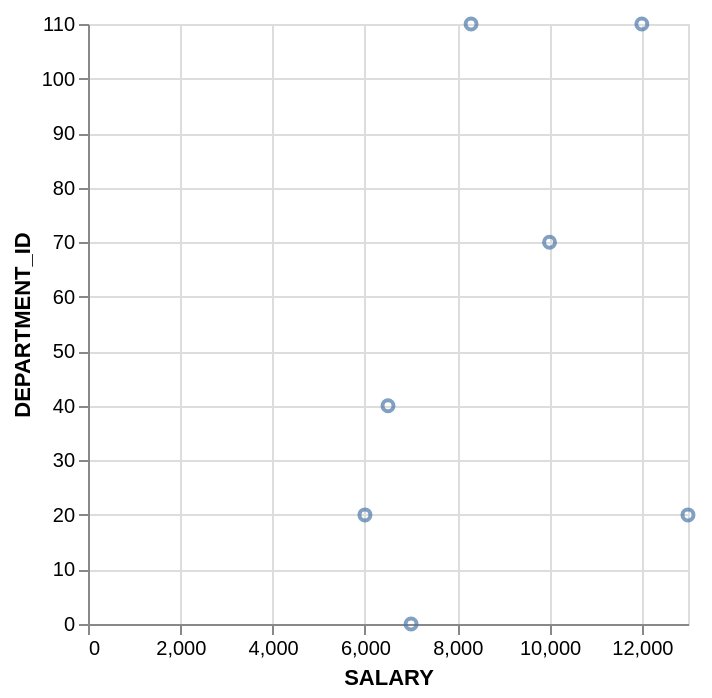

The Vega-Lite source for this figure:
### Vega-Lite specification from a JSON file in a GitHub repository (floating-point values rounded to 4 significant figures)
{"data": {"values": [{"x_data": 7000, "y_data": 0}, {"x_data": 13000, "y_data": 20}, {"x_data": 6000, "y_data": 20}, {"x_data": 6500, "y_data": 40}, {"x_data": 10000, "y_data": 70}, {"x_data": 12000, "y_data": 110}, {"x_data": 8300, "y_data": 110}]}, "mark": "point", "encoding": {"x": {"field": "x_data", "type": "quantitative", "title": "SALARY"}, "y": {"field": "y_data", "type": "quantitative", "title": "DEPARTMENT_ID"}}}
